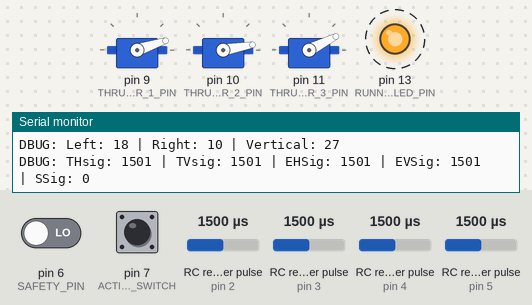
This sketch was run on a simulated Arduino Uno, built with avr-gcc and run on an emulated ATmega328P. Parts: 3 × servo, output pins drawn as LEDs (lit = HIGH), the last lines printed to the serial monitor. Wiring (inferred from the names in the program): 4 × RC receiver channel: data pin 2 / data pin 3 / data pin 4 / data pin 5. Dashed ring = blinking. Inputs (shaded band) come from the test bench; at power-on: RC receiver pulse (sensors on pin 2, pin 4, pin 5, pin 3) 1500 µs, pin 6 (SAFETY_PIN) LOW, pin 7 (ACTIVATE_SWITCH) LOW.

Above: at 1.2 s.
1.3 s: RC receiver pulse (sensor on pin 2) set to 1020 µs
At 2.9 s:
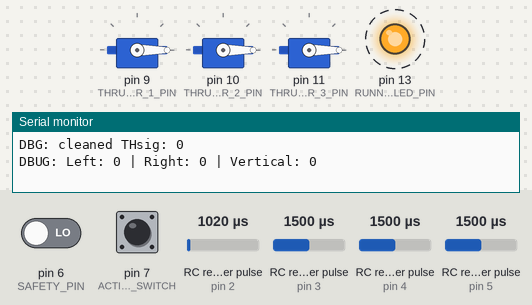
4.6 s: RC receiver pulse (sensor on pin 2) set to 1750 µs
At 7.7 s:
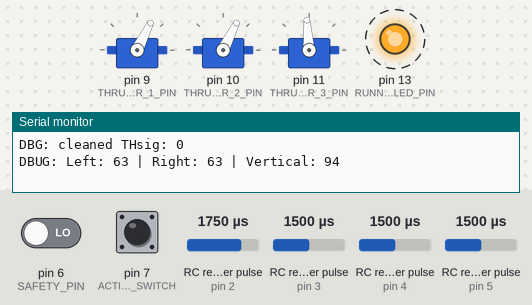
7.9 s: RC receiver pulse (sensor on pin 4) set to 1750 µs
At 9.1 s:
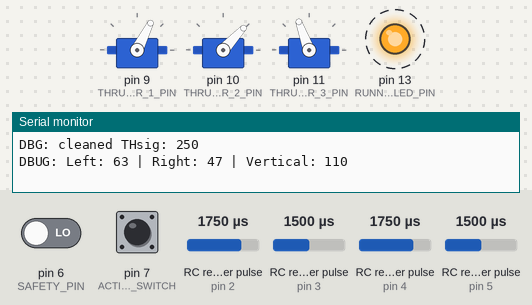
11.2 s: RC receiver pulse (sensor on pin 5) set to 1750 µs
At 12.8 s:
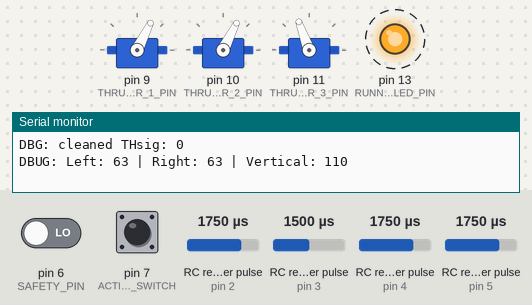
14.5 s: RC receiver pulse (sensor on pin 4) set to 1020 µs
At 17.7 s:
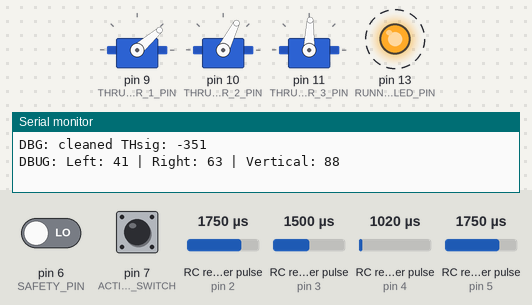
17.8 s: RC receiver pulse (sensor on pin 5) set to 1980 µs
At 19.3 s:
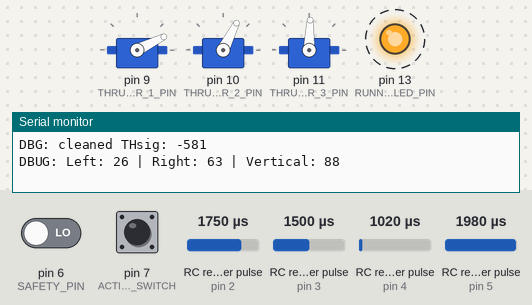
Timing chart, 0 to 22.1 s (numbered marks = the images above; inputs shaded):
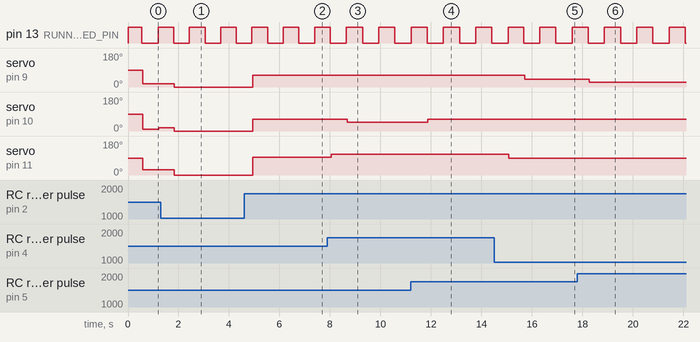

The sketch:

rc_control_old.ino
```cpp
/* Pluto RC-Control
 *  AUTH: Connor Novak
 *  MAIL: connor@students.olin.edu
 *  DATE: 17/07/12
 *  VERS: 1.4
 *  DESC: Through the use of a 72 MHz transmitter-receiver pair, remote-controls a small submersible
 */

#include <Servo.h>

// Uncomment line below for output through serial monitor
#define DEBUG true

// Pin to Control Mapping
#define THROTTLE_V_PIN 2            // Left stick up-down
#define THROTTLE_H_PIN 5            // Left stick left-right
#define ELEVATOR_V_PIN 4            // Right stick up-down
#define ELEVATOR_H_PIN 3            // Right stick left-right
#define SAFETY_PIN 6                // RTS switch
#define RUNNING_LED_PIN 13           // Off/On/Active LED
#define STATUS_LED_PIN 1            // FLight Mode/Error LED
#define ACTIVATE_SWITCH 7           // Activation Reed Switch
#define THRUSTER_1_PIN 9            // Left Thruster
#define THRUSTER_2_PIN 10           // Right Thruster
#define THRUSTER_3_PIN 11           // Top Thruster

// Other constants
#define RUNNING_LED_INTERVAL 500   // LED time delay

int ch1;
int ch2;
int ch3;
int ch4;
int ch5;

unsigned long prevMillis = millis();                          // Time-tracking variable
static int minRange = 1400;                                   // Minimum transmitter signal
static int maxRange = 2400;                                   // Maximum transmitter signal
static int midRange = minRange + ((maxRange - minRange)/2);   // Mid transmitter signal
static float servoConvert = 180.0/float(maxRange - minRange); // Convert from transmitter signal to servo signal

static int deadRangeT = 30; // Dead zone band on throttle
static int deadRangeE = 30; // Dead zone band on elevator

int flightMode = 0;
boolean isActivated = false;
int prevSwitchState = LOW;
int errorNum = 0;

//Servo Init
Servo thruster1;
Servo thruster2;
Servo thruster3;

// Declare vars for servo values, led states
float lThrust;
float rThrust;
float tThrust;
int ledState = HIGH;


/* FUNCTION: Main setup function
 ARGS: none
 RTRN: none*/

void setup() {

  // Set pin modes
  pinMode(THROTTLE_V_PIN, INPUT);
  pinMode(THROTTLE_H_PIN, INPUT);
  pinMode(ELEVATOR_V_PIN, INPUT);
  pinMode(ELEVATOR_H_PIN, INPUT);
  pinMode(SAFETY_PIN, INPUT);
  pinMode(ACTIVATE_SWITCH, INPUT);
  pinMode(RUNNING_LED_PIN, OUTPUT);
  thruster1.attach(THRUSTER_1_PIN);
  thruster2.attach(THRUSTER_2_PIN);
  thruster3.attach(THRUSTER_3_PIN);

  // Turn all props off, running LED on for safety
  lThrust = 0;
  rThrust = 0;
  tThrust = 0;
  digitalWrite(RUNNING_LED_PIN, ledState);

  #ifdef DEBUG //Starts Serial if debugging
  Serial.begin(9600);
  #endif
}

/* FUNCTION: Main loop function
 ARG: none
 RTN: none*/

void loop() {

  #ifdef DEBUG //Slows things down for debugging
  delay(500);
  #endif

  //Stores read values from receiver
  ch1 = pulseIn(THROTTLE_H_PIN, HIGH, 25000);
  ch2 = pulseIn(THROTTLE_V_PIN, HIGH, 25000);
  ch3 = pulseIn(ELEVATOR_H_PIN, HIGH, 25000);
  ch4 = pulseIn(ELEVATOR_V_PIN, HIGH, 25000);
  ch5 = pulseIn(SAFETY_PIN, HIGH, 25000);

  errorNum = checkSafeties();

  // TODO: update status LED here

  // Mission critical errors
  if (errorNum > 1) {
    returnToSurface(&lThrust, &rThrust, &tThrust);
  }
  isActivated = updateActivateSwitch(isActivated);
  ledState = updateRunningLED(ledState, isActivated);

  #ifdef DEBUG // Prints receiver values if debugging
  Serial.print("DBUG: THsig: ");
  Serial.print(ch1);
  Serial.print(" | TVsig: ");
  Serial.print(ch2);
  Serial.print(" | EHSig: ");
  Serial.print(ch3);
  Serial.print(" | EVSig: ");
  Serial.print(ch4);
  Serial.print(" | SSig: ");
  Serial.println(ch5);
  #endif

  // Checks for RTS switch flipped
  if (ch5 > midRange) {

    returnToSurface(&lThrust, &rThrust, &tThrust); // Calls RTS function
  }

  else {

    // Call respective flightmode function for mixing
    if (flightMode == 0) {
      flightMode0(ch1, ch2, ch3, ch4, &lThrust, &rThrust, &tThrust);
    }

    else if (flightMode == 1) {
      //flightMode1(ch1, ch2, ch3, ch4, lThrust, rThrust, tThrust);
    }

    else if (flightMode == 2){
      //flightMode2(ch1, ch2, ch3, ch4, lThrust, rThrust, tThrust);
    }
    else {
      returnToSurface(&lThrust, &rThrust, &tThrust);
      #ifdef DEBUG // Print Error message if debugging
      Serial.println("EROR: Flight mode not registered");
      #endif

    }
  }

  // Write calculated values to thrusters
  thruster1.write(lThrust);
  thruster2.write(rThrust);
  thruster3.write(tThrust);


  #ifdef DEBUG // Print out thrust values if debugging
  Serial.print("DBUG: Left: ");
  Serial.print(int(lThrust));
  Serial.print(" | Right: ");
  Serial.print(int(rThrust));
  Serial.print(" | Vertical: ");
  Serial.println(int(tThrust));
  #endif
}


/* FUNCTION: Checks safeties (transmitter comms, water level/humidity sensor, voltage sensor)
 *  ARGS: none
 *  RTNS: integer - error code
 *  INFO: Code 0 is no error, 1 is no transmitter comms, 2 is water level, 3 is battery voltage, 4 is other
 */

int checkSafeties() {

  // Check transmitter comms
  if (ch1 == 0 || ch2 == 0 || ch3 == 0 || ch4 == 0 || ch5 == 0) {
    return 1;
    #ifdef DEBUG
    Serial.println("EROR: Lost Transmitter Comms!");
    #endif
  }

  // Check water sensor (TODO)

  // Check battery voltage (TODO)

  // Check other (TODO)
}


/* FUNCTION: Check activation switch
 *  ARGS: boolean - whether or not sub is activated
 *        int - previous state of switch
 *  RTNS: boolean - updated sub activation status
 */

boolean updateActivateSwitch(boolean active) {
    int currState = digitalRead(ACTIVATE_SWITCH);
    boolean newActive;

    // Action
    if (currState != prevSwitchState) {

      // Pressed
      if (currState == LOW) {
        newActive = !active;
        #ifdef DEBUG
        Serial.println("MSSG: Activation switch toggled");
        #endif
      }

      // Depressed
      else if (currState == HIGH) {
        newActive = active;
      }
    }

    // No action
    else if (currState == prevSwitchState) {
      newActive = active;
    }
   prevSwitchState = currState;
   return newActive;
 }


/* FUNCTION: Update running LED on a given interval
 *  ARGS: integer - current state of LED
 *  RTNS: integer - new state of LED
 */
int updateRunningLED(int state, boolean isActivated) {
  unsigned long currMillis = millis();
  if (isActivated == false) {
    if (currMillis - prevMillis > RUNNING_LED_INTERVAL) {
      prevMillis = currMillis;
      if (state == LOW) {
        state = HIGH;
      }
      else if (state == HIGH) {
        state = LOW;
      }
      else {
        #ifdef DEBUG
        Serial.println("EROR: LED state value non-binary!");
        #endif
      }

      digitalWrite(RUNNING_LED_PIN, state);
    }
  }
  else if (isActivated == true) {
    if (state == LOW) {
      state = HIGH;
      digitalWrite(RUNNING_LED_PIN, state);
    }
    else if (state == HIGH) {
      // pass
    }
    else {
      #ifdef DEBUG
      Serial.println("EROR: LED state value non-binary!");
      #endif
    }
  }
  return state;
 }


/* FUNCTION: Give thruster inputs for flight mode 0 (stabilize)
 ARG: throttle vert. @ horiz. signals, elevator vert. @ horiz. signals
 RTN: none*/

void flightMode0(int THsig, int TVsig, int EHsig, int EVsig, float *lThrust, float *rThrust, float *tThrust) {

  // Clean signals
  float power = getPower(TVsig);
  THsig = midRange - cleanSignal(THsig);

  #ifdef DEBUG // Print out throttle signal if debugging
  Serial.print("DBG: cleaned THsig: ");
  Serial.println(THsig);
  #endif

  EVsig = midRange = cleanSignal(EVsig);
  /*if (debug) {
    Serial.print("DBG: cleaned EVsig: ");
    Serial.println(EVsig);
  }*/

  // Turning right
  if (THsig > deadRangeT) {
    *lThrust = power * 180;
    *rThrust = *lThrust - power * (servoConvert) * THsig;
  }

  // Turning left
  else if (THsig < -deadRangeT) {
    *rThrust = power * 180;
    *lThrust = *rThrust - power * (servoConvert) * -THsig;
  }

  // Going straight
  else {
    *rThrust = power * 180;
    *lThrust = power * 180;
  }

  // Going up
  if (EVsig > deadRangeT) {
    *tThrust = power * servoConvert *  EVsig;
  }

  // Going down
  else {
    *tThrust = power * servoConvert * -EVsig;
  }
}


/* FUNCTION: Return sub to surface
 ARG: none
 RTN: none*/

void returnToSurface(float *lThrust, float *rThrust, float *tThrust) {
  *lThrust = 0;
  *rThrust = 0;
  *tThrust = 180;
}


/* FUNCTION: Calculate 0-1000 power scale
 ARG: integer signal from throttle stick vertical
 RTN: float power, cleaned and scaled*/

float getPower(int THsig) {

    float power = THsig - minRange;
    if (power < 0) {power = 0;} // Zeros out negative power
    if (power > 1000) {power = 1000;} // Max power @ 1000

    // Prints power modifier
    /*if(debug) {
      Serial.print("DBG: Power modifier: ");
      Serial.println(power/1000);
    }*/

    return (power/1000);
}


/* FUNCTION: Chop signal to between minRange & maxRange
 ARG: integer signal to clean
 RTN: cleaned signal*/

int cleanSignal(int sig) {
  if (sig < minRange) {sig = minRange;};
  if (sig > maxRange) {sig = maxRange;};
  return sig;
}
```

Measured:
- after the input at 1.3 s, servo on pin 9 (THRUSTER_1_PIN), servo on pin 10 (THRUSTER_2_PIN): 18° → 0° after 0.54 s; servo on pin 11 (THRUSTER_3_PIN): 27° → 0° after 0.54 s
- after the input at 4.6 s, servo on pin 9 (THRUSTER_1_PIN), servo on pin 10 (THRUSTER_2_PIN): 0° → 63° after 0.34 s; servo on pin 11 (THRUSTER_3_PIN): 0° → 94° after 0.34 s
- after the input at 7.9 s, servo on pin 10 (THRUSTER_2_PIN): 63° → 47° after 0.78 s; servo on pin 11 (THRUSTER_3_PIN): 94° → 110° after 0.14 s
- after the input at 11.2 s, servo on pin 10 (THRUSTER_2_PIN): 47° → 63° after 0.68 s
- after the input at 14.5 s, servo on pin 9 (THRUSTER_1_PIN): 63° → 41° after 1.2 s; servo on pin 11 (THRUSTER_3_PIN): 110° → 88° after 0.58 s
- after the input at 17.8 s, servo on pin 9 (THRUSTER_1_PIN): 41° → 26° after 0.46 s
- by itself, pin 13 (RUNNING_LED_PIN): alternates HIGH for 0.64 s and LOW for 0.64 s
